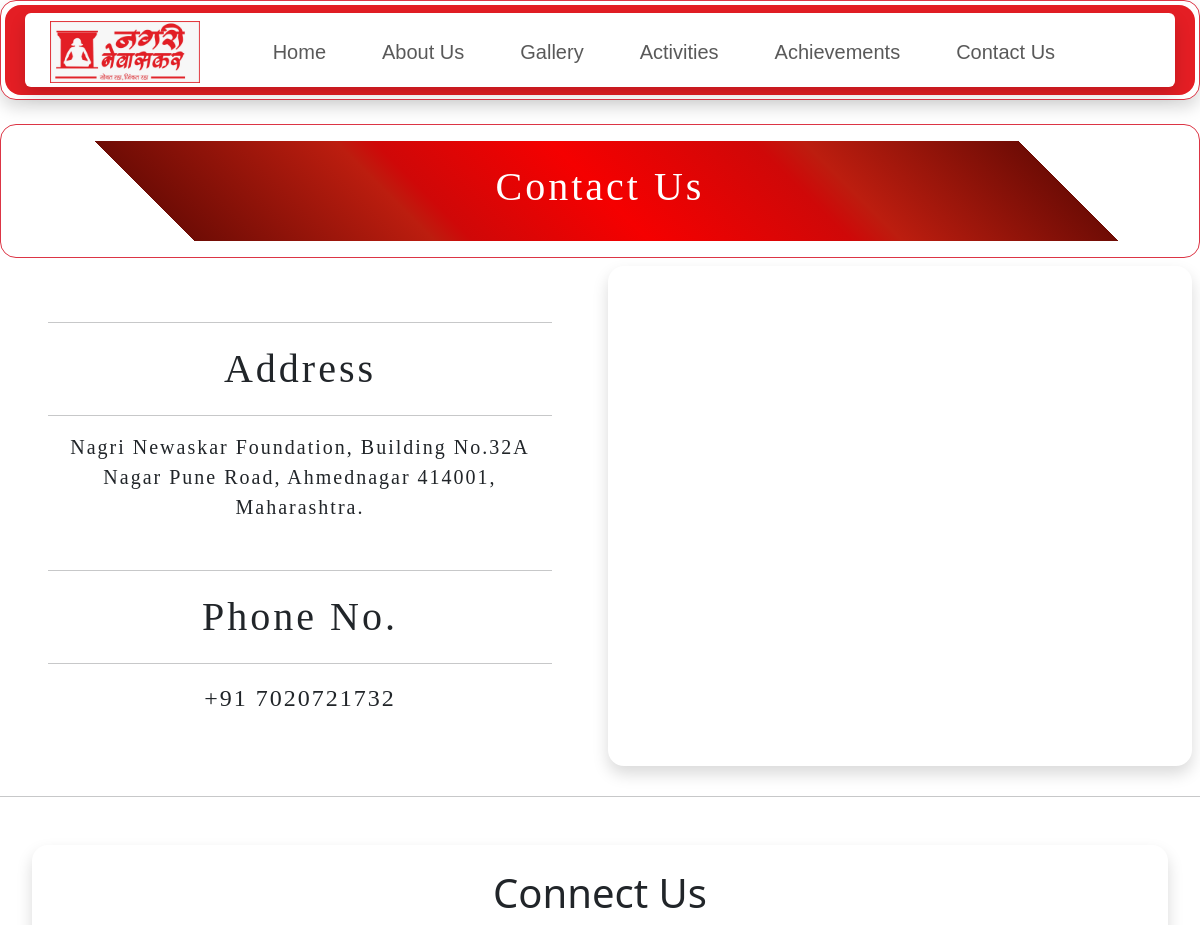
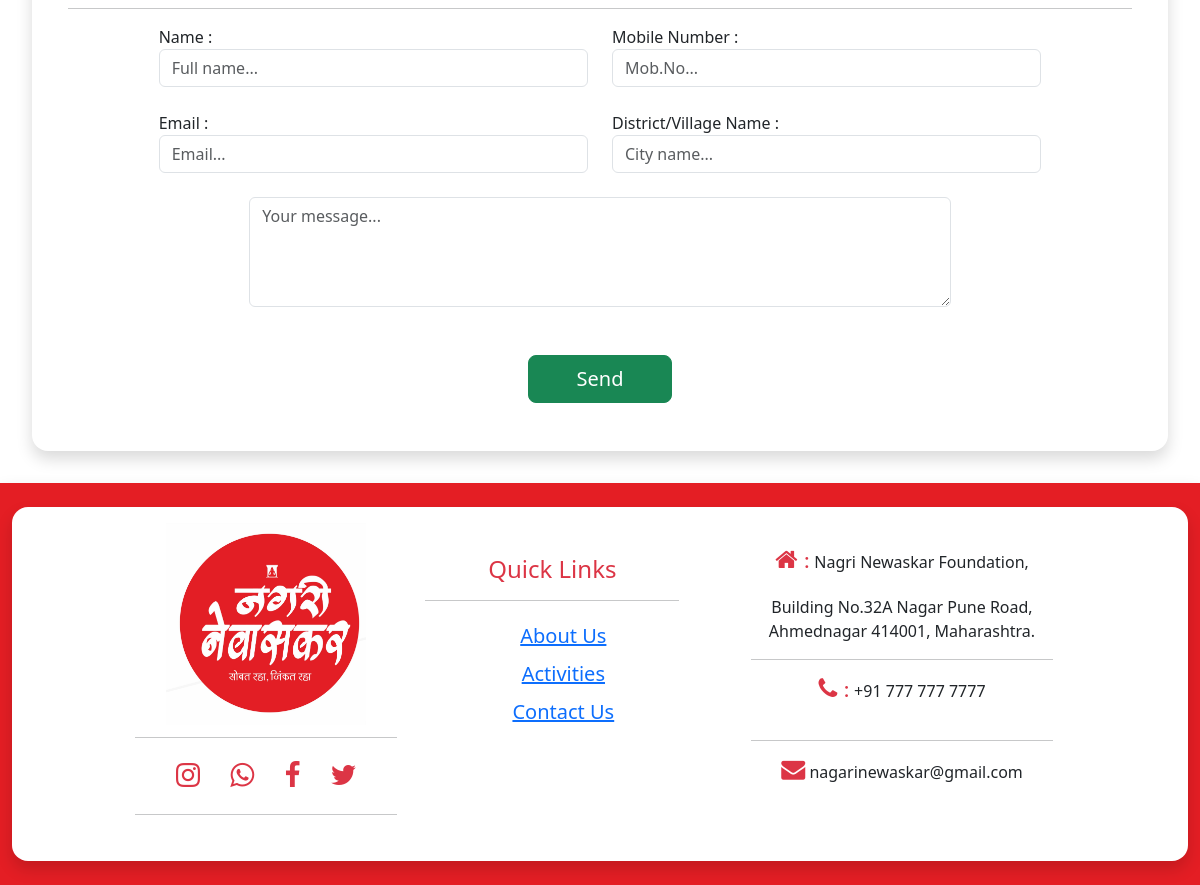
Page /contact/ on the committed database (2 pictures, top to bottom).
### adminApp/models.py (models this page shows)
class ContactModel(models.Model) :
    address = models.CharField(max_length = 200)
    phoneno = models.CharField(max_length = 15)

### userApp/views.py (the view)
# urls.py: path('contact/',views.contact),
def contact(req):
    contactinfo = ContactModel.objects.get(id = 5)
    contacts = ContactlistModel.objects.all()
    return render(req,"user/contact.html",{"contacts":contacts, "contactinfo":contactinfo})

### template/user/contact.html (shortened to what this page needs)
{% include "user/navbar.html"%}
        <link href="https://cdn.jsdelivr.net/npm/bootstrap@5.3.3/dist/css/bootstrap.min.css" rel="stylesheet"
>
            <div class="container-fluid border border-danger rounded-4 p-3 mt-4">
                <div class="col-md-12 text-white text-center p-3 m_box  rounded-4">
                    <h1 id="demo" class="text">Contact Us</h1>
                </div>
            </div>
        <div class="container-fluid ">
            <div class="row">
                    <div class="col-md-6 text-center p-5">
                        <hr>
                        <div class="col-md-12  text-center rounded-4">
                            <h1 id="demo" class="text">Address</h1>
                        </div>
                      <hr>
                      <h5 class="text" style="letter-spacing: 2px;">{{contactinfo.address}}</h5>
                      <hr class="mt-5">
                      <div class="col-md-12  text-center rounded-4">
                        <h1 id="demo" class="text">Phone No.</h1>
                    </div>
                     <hr>
                     <h4 class="text" style="letter-spacing: 2px;">{{contactinfo.phoneno}}</h4>
                    </div>
                <div class="col-md-6  p-2 rounded-4">
                    <iframe class="rounded-4  shadow"
                    src="https://www.google.com/maps/embed?pb=!1m18!1m12!1m3!1d3770.0520187970133!2d74.72775317336948!3d19.105373751053328!2m3!1f0!2f0!3f0!3m2!1i1024!2i768!4f13.1!3m3!1m2!1s0x3bdcb17ca9d749e5%3A0x516744f9b2f35ec9!2sA2Z%20INFOTECH%20%26%20A2Z%20IT%20HUB%20PVT.%20LTD.!5e0!3m2!1sen!2sin!4v1709104699211!5m2!1sen!2sin"
                    width="100%" height="500" style="border:0;" allowfullscreen="" loading="lazy"
>
                    </iframe>
                </div>
            </div>
        </div>
    <hr>
        <div class="container-fluid p-2">
            <form action="/save_contact/" method="post">
                <div class="row d-flex justify-content-center shadow rounded-4 m-4 p-4">
                    <div class="col-md-12">
                        <h1 class="text-center">Connect Us</h1>
                        <hr>
                    </div>
                    <div class="col-md-5 mb-4 ">
                        <label>Name :</label>
                        <input type="text" class="form-control" name="fullname" required placeholder="Full name...">
                    </div>
                    <div class="col-md-5 mb-4 ">
                        <label>Mobile Number :</label>
                        <input type="text" class="form-control" name="mnumber" required placeholder="Mob.No...">
                    </div>
                    <div class="col-md-5 mb-4 ">
                        <label>Email :</label>
                        <input type="email" name="email" class="form-control" required placeholder="Email...">
                    </div>
                    <div class="col-md-5 mb-4 ">
                        <label>District/Village Name :</label>
                        <input type="text" class="form-control" name="city" required placeholder="City name...">
                    </div>
                    <div class="col-md-8 mb-4  ">
                        <textarea  name="message" rows="4" required class="form-control"
                            placeholder="Your message..."></textarea>
                    </div>
                    <div class="col-md-8 mb-4 text-center mt-4">
                       <button class="btn btn-success btn-lg ps-5 pe-5">Send</button>
                    </div>
                </div>
            </form>
        </div>
{% include "user/footer.html"%}

### template/user/navbar.html (style rules this page uses)
.text { font-family: serif; text-transform: capitalize; letter-spacing: 3px; line-height: 1.5; }
.m_box { background: linear-gradient(45deg, rgba(255,255,255,1) 14%, rgba(111,12,5,1) 14%, rgba(188,29,15,1) 33%, rgba(207,8,8,1) 36%, rgba(245,0,0,1) 50%, rgba(207,8,8,1) 66%, rgba(188,29,15,1) 70%, rgba(111,12,5,1) 87%, rgba(255,255,255,1) 87%); }

### rows in the picture
ContactModel: address "Nagri Newaskar Foundation, Building No.32A Nagar Pune Road, Ahmednagar 414001, Maharashtra.", phoneno "+91 7020721732"
